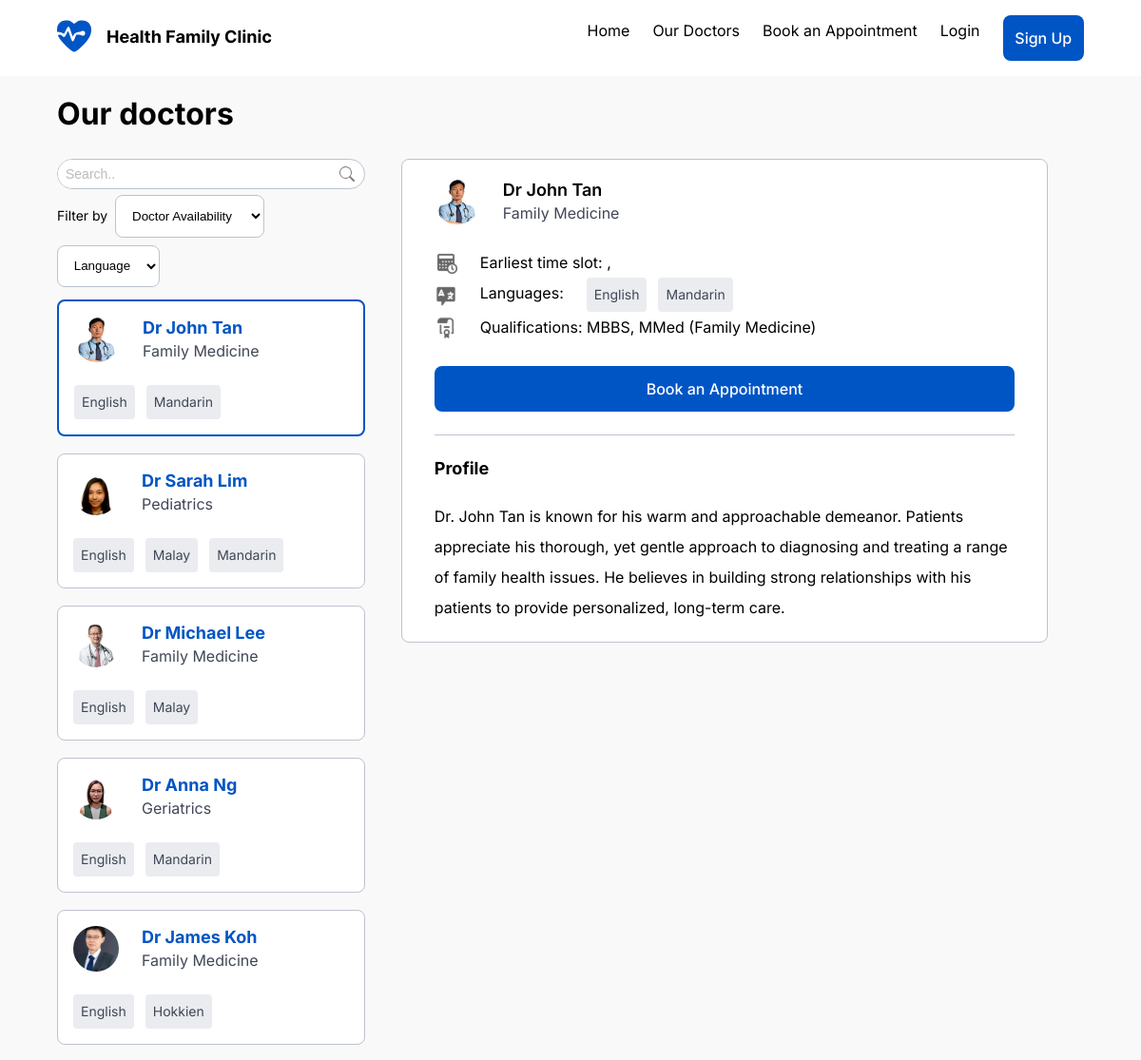
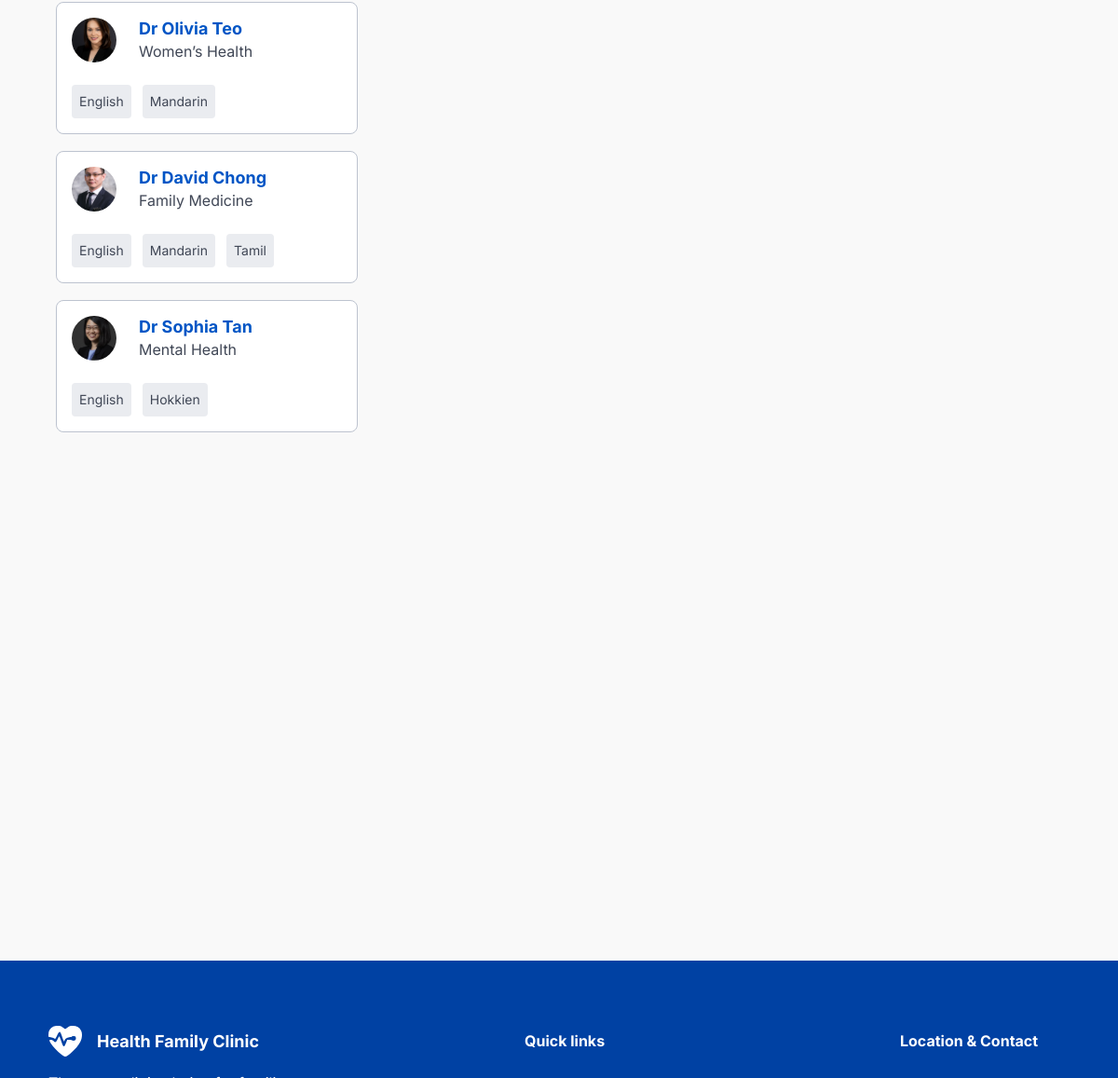
/php/ourdoctors.php, run on the app's committed database (2 pictures, top to bottom).
### tables this page shows
CREATE TABLE Doctors (
    doctor_id INT AUTO_INCREMENT PRIMARY KEY,
    first_name VARCHAR(100) NOT NULL,
    last_name VARCHAR(100) NOT NULL,
    specialty VARCHAR(255) NOT NULL,
    contact_number VARCHAR(15) NOT NULL,
    doctor_image VARCHAR(255) NOT NULL,
    email VARCHAR(255) NOT NULL,
    background TEXT NOT NULL,  
    qualifications TEXT NOT NULL 
);

### php/ourdoctors.php (the view, shortened to what this page needs)
<!DOCTYPE html>
<html lang="en">
<head>
    <link rel="stylesheet" type="text/css" href="../styles.css" />
</head>
<body>
    <?php include "../php snippets/navbar.php"; ?>
    <div class="container">
        <?php
        include "../php snippets/dbconnect.php";
        ?>
        <section style="margin-top: 100px;">
        <h2> Our doctors </h2>
            <div class="two-section">
                <div class="left-col-doc">
                    <form class="search-container" action="" method="POST">
                        <div class="search-btn-div">
                            <input type="search" class="input-search" placeholder="Search.." name="search-name" onChange="this.form.submit()">
                            <button type="submit" class="search-btn"></button>
                        </div>
                        <div class="display-flex gap-8 align-items-center" style="margin: 2% 0 4%;">
                            <p class="small-text">Filter by</p>
                            <div>
                                <select class="input-style" name='search-doc-ava' required onChange="this.form.submit()">
                                    <option disabled selected hidden>Doctor Availability</option>
                                </select>
                            </div>
                            <div>
                                <select class="input-style" name='search-doc-language' required onChange="this.form.submit()">
                                    <option disabled selected hidden>Language</option>
                                </select>
                            </div>
                        </div>
                    </form>
                    <div class="left-col-doc-card-container">
                    <?php
                    $sql = "SELECT d.doctor_id, d.first_name, d.last_name, d.doctor_image, d.specialty, GROUP_CONCAT(DISTINCT l.language_name SEPARATOR ', ') AS languages,d.background, d.qualifications,
                       DATE_FORMAT(earliest_appointment.appointment_date, '%d %b') AS earliest_appointment_date,TIME_FORMAT(earliest_appointment.start_time,'%h:%i %p') AS earliest_start_time, IF(earliest_appointment.is_available AND earliest_appointment.appointment_date = CURDATE(), TRUE, FALSE) AS is_available_today
                       FROM doctors d
                       LEFT JOIN doctor_languages dl ON d.doctor_id = dl.doctor_id
                       LEFT JOIN languages l ON dl.language_id = l.language_id
                       LEFT JOIN(SELECT doctor_id, appointment_date, start_time, is_available
                           FROM appointment_slots
                           WHERE is_available = TRUE AND appointment_date >= CURDATE()
                           GROUP BY doctor_id
                           HAVING appointment_date = MIN(appointment_date)) AS earliest_appointment
                       ON d.doctor_id = earliest_appointment.doctor_id
                       WHERE 1=1";
                    $sql .= " GROUP BY d.doctor_id;";
                    $result = $conn->query($sql);
                    if ($result->num_rows > 0) {
                        while ($doctor = $result->fetch_assoc()) {
                            echo '<div class="card display-flex gap-24 doctor-card"
                                 data-id="' . $doctor['doctor_id'] . '"
                                 data-name="' . $doctor['first_name'] . ' ' . $doctor['last_name'] . '"
                                 data-specialty="' . $doctor['specialty'] . '"
                                 data-languages="' . $doctor['languages'] . '"
                                 data-profile="' . $doctor['background'] . '"
                                 data-qualifications="' . $doctor['qualifications'] . '"
                                 data-appdate="' . $doctor['earliest_appointment_date'] . '"
                                 data-starttime="' . $doctor['earliest_start_time'] . '"
                                 data-availability="' . $doctor['is_available_today'] . '"
                                 data-image="' . $doctor['doctor_image'] . '">';
                            echo '<img src="../images/' . $doctor['doctor_image'] . '" aria-label="doctor profile picture">
                                    <div>
                                        <p class="line-height-24">
                                            <span class="h4 text-darkblue font-bold">Dr ' .  $doctor['first_name'] . " " . $doctor['last_name'] . '</span> <br />
                                            <span class="text-mediumgrey">' . $doctor['specialty'] . '</span>
                                        </p>
                                    </div>';
                            echo '<div class="display-flex align-items-center gap-12">';
                            if ($doctor['languages']) {
                                $languages = explode(', ', $doctor['languages']);
                                foreach ($languages as $language) {
                                    echo "<p class='tag-grey'>$language</p>";
                                }
                            }
                            echo '</div>
                                </div><br>';
                        }
                    } else {
                        echo "No doctors found.";
                        echo "<script> isExist = false;</script>";
                    }
                    ?>
                    </div>
                </div>
                <div class="right-col-doc">
                    <div class="right-col-width-doc">
                        <div class="card" style="padding: 3% 5%;" id="card-doctor-details">
                            <div class="display-flex gap-24">
                                <img src="" aria-label="doctor profile picture" id="doctor-image">
                                <div>
                                    <p class="line-height-24">
                                        <span class="h4 font-semibold" id="doctor-name"> </span> <br />
                                        <span class="text-mediumgrey" id="doctor-specialty"></span>
                                    </p>
                                </div>
                            </div>
                            <div class="padding-2"></div>
                            <div>
                                <div class="display-flex gap-24">
                                    <img src="../images/icon-schedule.svg" width="24px" padding="24px">
                                    <p>Earliest time slot: <span id="doctor-appdate"></span>, <span id="doctor-starttime"></span></p>
                                </div>
                                <div class="display-flex gap-24">
                                    <img src="../images/icon-language.svg" width="24px" padding="24px">
                                    <p> Languages:</p>
                                    <div class="display-flex align-items-center gap-12" id="doctor-languages">
                                    </div>
                                </div>
                                <div class="display-flex gap-24">
                                    <img src="../images/icon-qualification.svg" width="24px" padding="24px">
                                    <p>Qualifications: <span id="doctor-qualifications"></span></p>
                                </div>
                                <div style="padding: 2%"></div>
                                <form action=<?php if (isset($_SESSION['logged_in']) && $_SESSION['logged_in'] === true): ?> "../php/form_datetime.php"
                                    <?php else: ?> "../php/login.php"
                                    <?php endif; ?>
                                    method="POST" id="appointment-form">
                                    <button type="submit" class="btn-blue-lg">Book an Appointment</button>
                                </form>
                            </div>
                            <hr class="hr-styles">
                            <h4>Profile</h4>
                            <p id="doctor-profile"></p>
                        </div>
                    </div>
                </div>
            </div>
        </section>
    </div>
    <div class="padding-2"></div>
        <footer>
            <div class="footer-container">
                <div class="footer-content">
                    <div styles="display: flex;
                                            align-items: center;
                                            gap: 16px;">
                        <div class="display-flex gap-16 align-items-center">
                            <img src="../images/logo-without-name.svg">
                            <h4 style="margin: 0px;">Health Family Clinic</h4>
                        </div>
                        <p style="margin-top: 12px;">The go-to clinic choice for families from diverse backgrounds and nationwide.</p>
                    </div>
                     </div>
                <div class="footer-content-links">
                    <p><strong>Quick links</strong></p>
                </div>
                <div class="footer-content-links">
                    <p><strong>Location & Contact</strong></p>
                </div>
            </div>
        </footer>
</body>
</html>

### php snippets/navbar.php (shortened to what this page needs)
<header>
    <nav>
        <div class="navbar">
            <div class="nav-logo">
                <a href="../php/index.php">
                    <img src="../images/logo.svg" alt="Health Family Clinic Logo" width="100%" heights="100%" class="nav-logo-img">
                </a>
            </div>
            <ul class="display-flex">
                <li><a href="../php/index.php">Home</a></li>
                <li><a href="../php/ourdoctors.php">Our Doctors</a></li>
                <li><a href="../php/appointment-selection.php">Book an Appointment</a></li>
                <?php if (isset($_SESSION['logged_in']) && $_SESSION['logged_in'] === true): ?>
                    <li class="profile-item display-flex gap-4" style="width: fit-content;" onclick="toggleDropdown()">
                        <img src="../images/icon-profile.svg">
                        <p><?php echo htmlspecialchars($_SESSION['username']); ?></p>
                        <img src="../images/icon-arrow-down.svg">
                    </li>
                <?php else: ?>
                    <li><a href="../php/login.php">Login</a></li>
                    <li><a href="../php/signup.php"><button class="btn-blue-sm">Sign Up</button></a></li>
                <?php endif; ?>
            </ul>
        </div>
    </nav>
</header>

### styles.css (style rules this page uses)
:root { --dark-blue-color: #0055C5; --light-blue-color: #D3E2FF; --lightgrey-color: #F9F9F9; --lightgrey2-color: #EAECF0; --lightgrey3-color: #F5F5F7; --outline-grey-color: #BDC3CF; --outline-grey2-color: #D5DAE3; --mediumgrey-color: #404756; --Display-font-size: 56px; --H1-font-size: 40px; --H2-font-size: 32px; --H3-font-size: 24px; --H4-font-size: 18px; --P-font-size: 16px; --smalltext-font-size: 14px; --Display-line-height: 64px; --H1-line-height: 48px; --H2-line-height: 40px; --H3-line-height: 32px; --H4-line-height: 32px; --P-line-height: 32px; --smalltext-line-height: 16px; }
h2 { font-family: "Inter", sans-serif; font-size: var(--H2-font-size); line-height: var(--H2-line-height); }
h4, .h4 { font-family: "Inter", sans-serif; font-size: var(--H4-font-size); }
p { font-family: "Inter", sans-serif; font-size: var(--P-font-size); line-height: var(--P-line-height); margin: 0; }
.small-text { font-family: "Inter", sans-serif; font-size: var(--smalltext-font-size); line-height: var(--smalltext-line-height); }
.line-height-24 { line-height: 24px; }
.text-mediumgrey { color: var(--mediumgrey-color); }
.text-darkblue { color: var(--dark-blue-color); }
.font-bold { font-weight: bold; }
.font-semibold { font-weight: 600; }
a { text-decoration: none; }
.btn-blue-sm { font-family: "Inter", sans-serif; font-size: var(--P-font-size); line-height: var(--P-line-height); background-color: var(--dark-blue-color); color: white; padding: .5rem .8rem; border-radius: 8px; border: none; outline: none; font-weight: 500; }
.btn-blue-lg { font-family: "Inter", sans-serif; font-size: var(--P-font-size); line-height: var(--P-line-height); background-color: var(--dark-blue-color); color: white; padding: .5rem .8rem; border-radius: 8px; border: none; outline: none; font-weight: 500; width: 100%; }
.display-flex { display: flex; flex-wrap: wrap; row-gap: 10px; }
.gap-8 { gap: 8px; }
.gap-12 { gap: 12px; }
.gap-16 { gap: 16px; }
.gap-24 { gap: 24px; }
.align-items-center { align-items: center; }
.padding-2 { padding: 2%; }
body { padding: 0; margin: 0; background-color: var(--lightgrey-color); }
.container { max-width: 1280px; margin: 0 auto; }
header { overflow: auto; }
section { padding: 0 5%; }
.hr-styles { margin: 24px 0; border: none; height: 1px; background-color: var(--outline-grey-color); }
.tag-grey { background-color: var(--lightgrey2-color); color: var(--mediumgrey-color); font-size: var(--smalltext-font-size); margin: 0; padding: 2px 8px; border-radius: 4px; text-align: center; }
.card { background-color: white; border: 1px solid var(--outline-grey-color); border-radius: 8px; padding: 1rem 1rem; }
.doctor-card-selected { border: 2px solid var(--dark-blue-color); }
.two-section { width: 100%; display: flex; justify-content: space-between; }
.left-col-doc { width: 30%; height: 85vh; }
.left-col-doc-card-container { overflow-y: auto; height: 62vh; }
.right-col-doc { overflow-y: auto; height: 85vh; width: 70%; }
.right-col-width-doc { width: 90%; margin: 0 auto; }
.input-style { border-radius: 8px; background-color: white; padding: .8rem; box-sizing: border-box; width: 100%; border: 1px solid var(--outline-grey-color); }
.search-btn-div { color: var(--outline-grey-color); display: flex; padding: 2px; border: 1px solid currentColor; border-radius: 100px; justify-content: space-between; background-color: white; margin: 0; padding: 0; }
.input-search { border: none; width: 100%; margin: 0; padding: 7px 8px; font-size: 14px; border-radius: 100px; }
.input-search::placeholder { color: #bbb; }
.search-btn { text-indent: -999px; overflow: hidden; width: 40px; padding: 0; margin: 0; border: 1px solid transparent; border-radius: inherit; cursor: pointer; opacity: 0.5; }

### data on the page
doctors: doctor_image (picture), first_name "John", last_name "Tan", specialty "Family Medicine", language "English", language "Mandarin"
doctors: doctor_image (picture), first_name "Sarah", last_name "Lim", specialty "Pediatrics", language "English", language "Malay", language "Mandarin"
doctors: doctor_image (picture), first_name "Michael", last_name "Lee", specialty "Family Medicine", language "English", language "Malay"
doctors: doctor_image (picture), first_name "Anna", last_name "Ng", specialty "Geriatrics", language "English", language "Mandarin"
doctors: doctor_image (picture), first_name "James", last_name "Koh", specialty "Family Medicine", language "English", language "Hokkien"
doctors: doctor_image (picture), first_name "Olivia", last_name "Teo", specialty "Women’s Health", language "English", language "Mandarin"
doctors: doctor_image (picture), first_name "David", last_name "Chong", specialty "Family Medicine", language "English", language "Mandarin", language "Tamil"
doctors: doctor_image (picture), first_name "Sophia", last_name "Tan", specialty "Mental Health", language "English", language "Hokkien"
